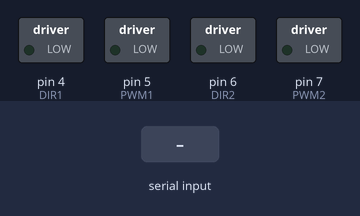
Bench run of a sketch on a simulated Arduino Uno, built with avr-gcc and run on an emulated ATmega328P. On the bench: switched loads named in the sketch (green lamp = pin HIGH). The inputs (shaded band) are chosen by the test bench.

Above: at 1.2 s.
1.3 s: "F" received over Serial
At 2.5 s:
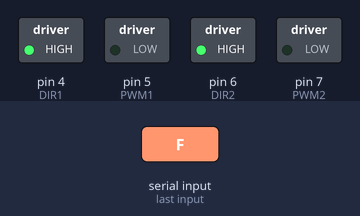
3.3 s: "B" received over Serial
At 3.7 s:
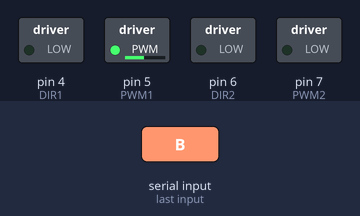
5.3 s: "L" received over Serial
At 6.8 s:
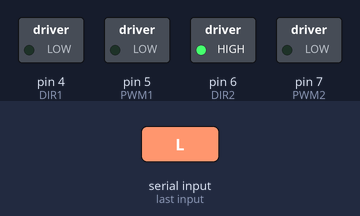
7.3 s: "R" received over Serial
At 8.3 s:
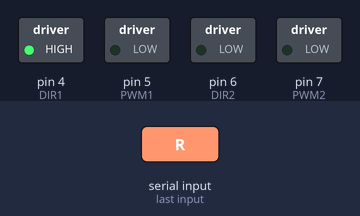
Timing chart, 0 to 10.3 s (numbered marks = the images above; inputs shaded):
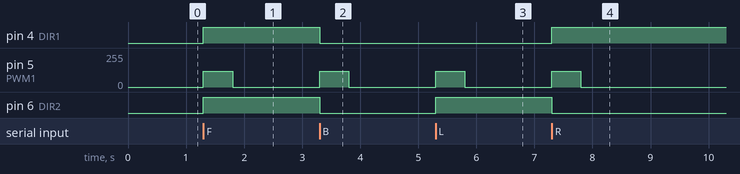

The sketch:

hyodol-drivetrain.ino
```cpp
/**
 * 우노 펌웨어 재작성 (2026-09-04).
 *
 * 원본 스케치(.ino)를 구할 수 없어(동아리방에서 굴러다니던 보드, 작성자 불명) 플래시를
 * 덤프해 프로토콜만 알아내고(docs/pi-runbook.md §9) 새로 짰다. 덤프 자체는
 * 파이의 ~/firmware-backup/original-2026-09-04.bin 에 있다 — 되돌릴 일이 있으면
 *   avrdude -c arduino -p m328p -P /dev/ttyUSB0 -b 115200 -U flash:w:original-2026-09-04.bin:r
 *
 * 프로토콜은 원본과 그대로 맞췄다 — 115200bps, 한 글자: F(전진) B(후진) L(좌회전)
 * R(우회전) S(정지). deploy/pi/drivetrain/motors.py 는 고칠 필요가 없다.
 *
 * 원본과 다르게 고친 것 둘 (TODO.md의 "펌웨어가 반복 명령을 못 받는다" 항목):
 *   1) **멱등이다.** 같은 글자를 몇 번 받아도 상태를 다시 적용할 뿐 토글되지 않는다.
 *      원본은 같은 글자를 두 번 받으면 멈췄다(2026-09-03 실물 확인) — motors.py가
 *      "의도가 바뀔 때 한 글자만" 보내는 것은 그 버그를 피하기 위한 임시방편이었다.
 *      이 펌웨어에는 필요 없지만, 계속 그렇게 보내도 무해하다(레벨 기반이라 반복 수신 시
 *      같은 값을 다시 적용할 뿐이다).
 *   2) **자체 타임아웃이 있다.** WATCHDOG_MS 동안 새 명령이 없으면 스스로 멈춘다.
 *      원래는 drivetrain.py 프로세스가 죽으면(SIGKILL·전원 문제) 아무도 못 멈췄다
 *      (README "아직 못 미더운 것" 1번). 이제 우노가 마지막 방어선이다.
 *
 * 배선 (2026-09-04 실사로 확인):
 *   D4 DIR1 · D5 PWM1 · D6 DIR2 · D7 PWM2 · GND 공통 — Cytron MDD10A, 왼쪽/오른쪽 채널.
 *   이 배정은 커넥터에 인쇄된 글자를 직접 읽은 게 아니라 Cytron 제품군의 통상 순서
 *   (DIR1,PWM1,DIR2,PWM2)를 따른 추정이다. **방향이 반대로 나오면 아래
 *   LEFT_FORWARD/RIGHT_FORWARD 상수만 뒤집는다 — 배선은 바꾸지 않는다.**
 */

const uint8_t DIR1 = 4, PWM1 = 5, DIR2 = 6, PWM2 = 7;

// 방향이 반대면 이 둘만 뒤집는다.
const uint8_t LEFT_FORWARD = HIGH;
const uint8_t RIGHT_FORWARD = HIGH;

// 잠정 속도(0~255). 원본에는 속도 개념이 아예 없었다 — 안전하게 낮게 잡았다.
// AA 배터리팩이라 전압이 처지면(TODO.md 참고) 더 낮출 수 있다. 바닥 실주행으로 다시 잰다.
const uint8_t MOTOR_PWM = 120;

// 이만큼 새 명령이 없으면 스스로 멈춘다. drivetrain.py의 폴링 주기(200ms)보다
// 넉넉히 위여야 정상 동작 중 오탐으로 멈추지 않는다.
const unsigned long WATCHDOG_MS = 500;

char currentCmd = 'S';
unsigned long lastCmdAt = 0;

void applyStop() {
  analogWrite(PWM1, 0);
  analogWrite(PWM2, 0);
}

void applyCommand(char cmd) {
  switch (cmd) {
    case 'F':
      digitalWrite(DIR1, LEFT_FORWARD);
      digitalWrite(DIR2, RIGHT_FORWARD);
      analogWrite(PWM1, MOTOR_PWM);
      analogWrite(PWM2, MOTOR_PWM);
      break;
    case 'B':
      digitalWrite(DIR1, !LEFT_FORWARD);
      digitalWrite(DIR2, !RIGHT_FORWARD);
      analogWrite(PWM1, MOTOR_PWM);
      analogWrite(PWM2, MOTOR_PWM);
      break;
    case 'L': // 제자리 회전(스핀) — 왼쪽 후진, 오른쪽 전진
      digitalWrite(DIR1, !LEFT_FORWARD);
      digitalWrite(DIR2, RIGHT_FORWARD);
      analogWrite(PWM1, MOTOR_PWM);
      analogWrite(PWM2, MOTOR_PWM);
      break;
    case 'R': // 제자리 회전(스핀) — 왼쪽 전진, 오른쪽 후진
      digitalWrite(DIR1, LEFT_FORWARD);
      digitalWrite(DIR2, !RIGHT_FORWARD);
      analogWrite(PWM1, MOTOR_PWM);
      analogWrite(PWM2, MOTOR_PWM);
      break;
    case 'S':
    default:
      applyStop();
      break;
  }
}

void setup() {
  pinMode(DIR1, OUTPUT);
  pinMode(PWM1, OUTPUT);
  pinMode(DIR2, OUTPUT);
  pinMode(PWM2, OUTPUT);
  applyStop(); // 켜지는 순간부터 정지가 기본값이다
  Serial.begin(115200);
  lastCmdAt = millis();
}

void loop() {
  if (Serial.available()) {
    char c = Serial.read();
    if (c == 'F' || c == 'B' || c == 'L' || c == 'R' || c == 'S') {
      currentCmd = c;
      lastCmdAt = millis();
      applyCommand(currentCmd); // 매번 다시 적용한다 — 레벨 기반이라 반복 수신에 안전하다
    }
    // 모르는 글자는 무시한다(정지시키지 않는다) — 노이즈 한 글자로 서게 만들 이유가 없다.
    // 안전은 아래 워치독이 담당한다.
  }

  // 워치독: 명령이 끊기면 스스로 멈춘다. drivetrain.py 프로세스가 죽어도 마지막 방어선.
  if (currentCmd != 'S' && millis() - lastCmdAt > WATCHDOG_MS) {
    currentCmd = 'S';
    applyStop();
  }
}
```

Measured:
- after the input at 1.3 s, pin 4 (DIR1), pin 6 (DIR2): LOW → HIGH at once; pin 5 (PWM1): 0/255 → 120/255 at once, → 0/255 0.50 s later
- after the input at 3.3 s, pin 4 (DIR1), pin 6 (DIR2): HIGH → LOW at once; pin 5 (PWM1): 0/255 → 120/255 at once, → 0/255 0.50 s later
- after the input at 5.3 s, pin 5 (PWM1): 0/255 → 120/255 at once, → 0/255 0.50 s later; pin 6 (DIR2): LOW → HIGH at once
- after the input at 7.3 s, pin 4 (DIR1): LOW → HIGH at once; pin 5 (PWM1): 0/255 → 120/255 at once, → 0/255 0.50 s later; pin 6 (DIR2): HIGH → LOW at once
